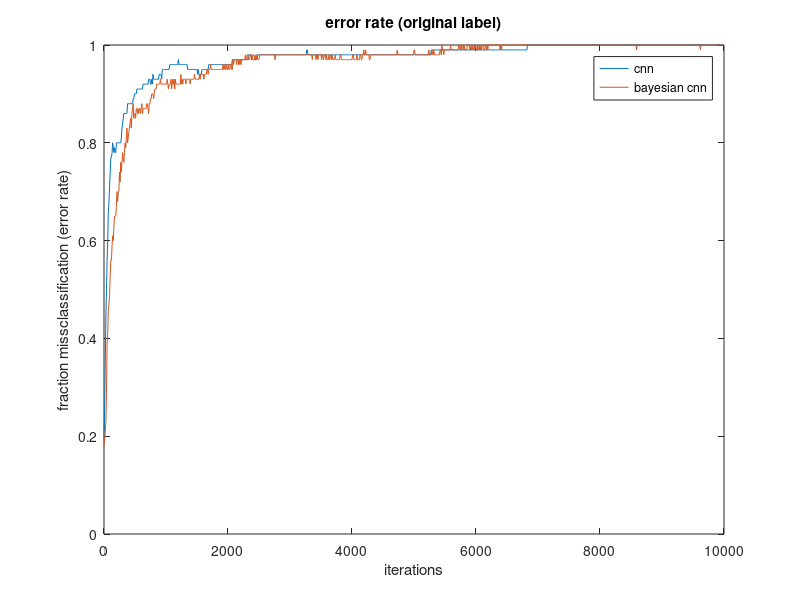
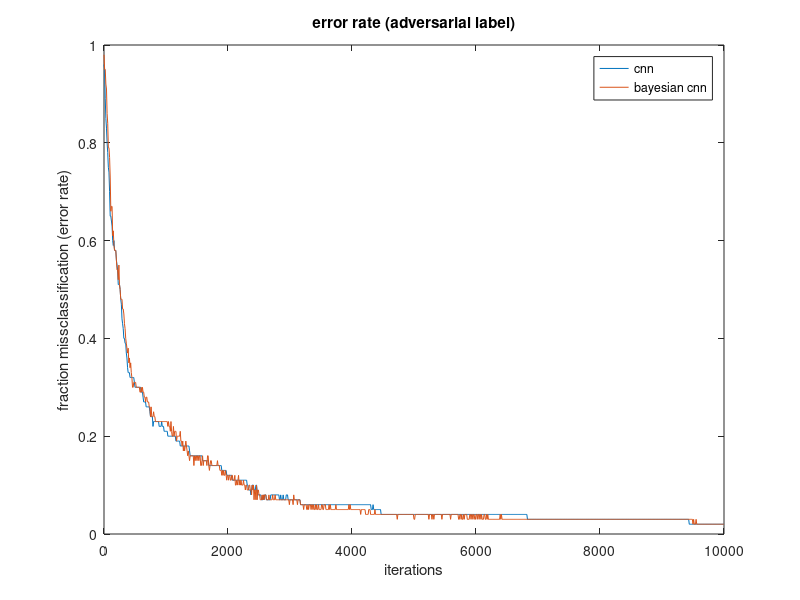
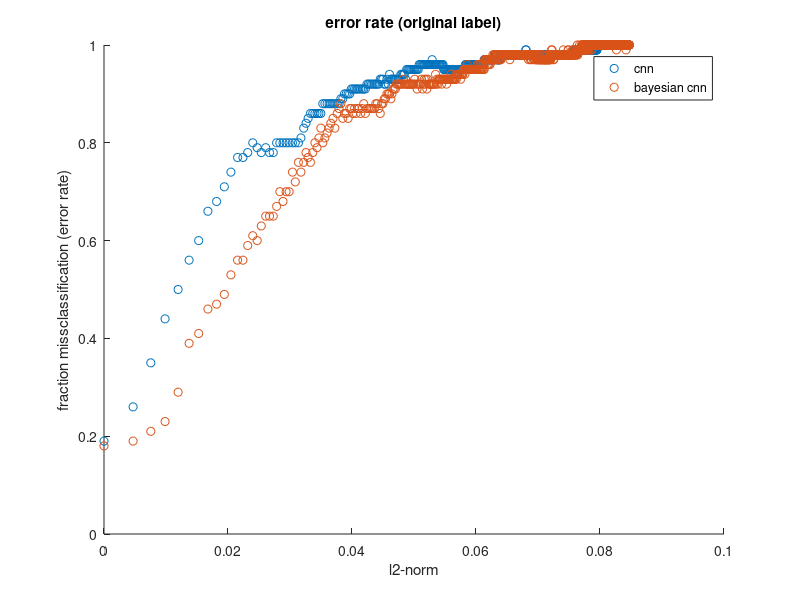
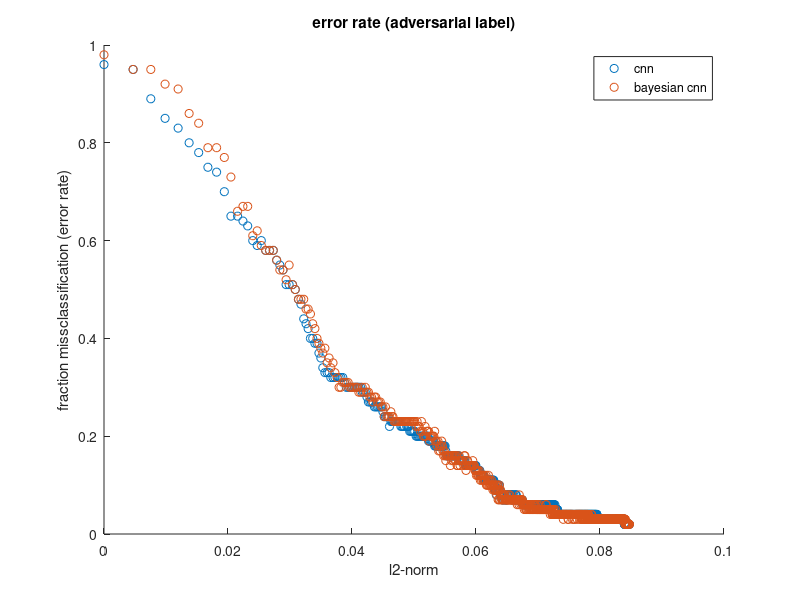

Source code (MATLAB) for these figures, in order:
m = csvread('stats/statsb_18_5_1600.txt',1,0);
f = figure();
plot(m(:,1)',m(:,2)');
hold on
plot(m(:,1)',m(:,3)');
hold off
legend('cnn','bayesian cnn')
title('error rate (original label)')
xlabel('iterations')
ylabel('fraction missclassification (error rate)')
saveas(f,'stats/orig_cnn_1.jpg')


f = figure();
plot(m(:,1)',m(:,4)');
hold on
plot(m(:,1)',m(:,5)');
hold off
legend('cnn','bayesian cnn')
title('error rate (adversarial label)')
xlabel('iterations')
ylabel('fraction missclassification (error rate)')
saveas(f,'stats/adv_cnn_1.jpg')



f = figure();
scatter(m(:,6)',m(:,2)');
hold on
scatter(m(:,6)',m(:,3)');
hold off
legend('cnn','bayesian cnn')
title('error rate (original label)')
xlabel('l2-norm')
ylabel('fraction missclassification (error rate)')
saveas(f,'stats/orig_cnn_rms_1.jpg')

f = figure();
scatter(m(:,6)',m(:,4)');
hold on
scatter(m(:,6)',m(:,5)');
hold off
legend('cnn','bayesian cnn')
title('error rate (adversarial label)')
xlabel('l2-norm')
ylabel('fraction missclassification (error rate)')
saveas(f,'stats/adv_cnn_rms_1.jpg')